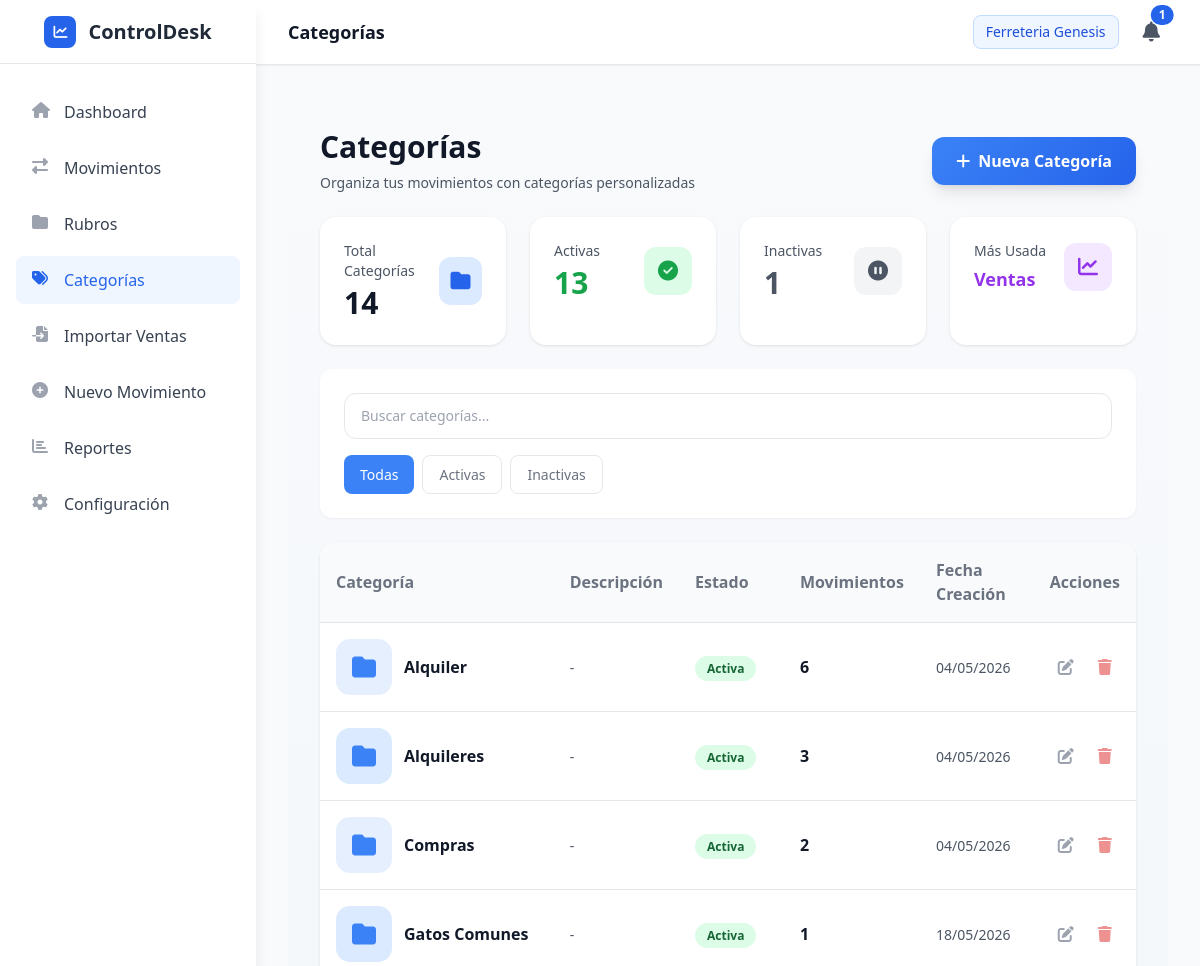
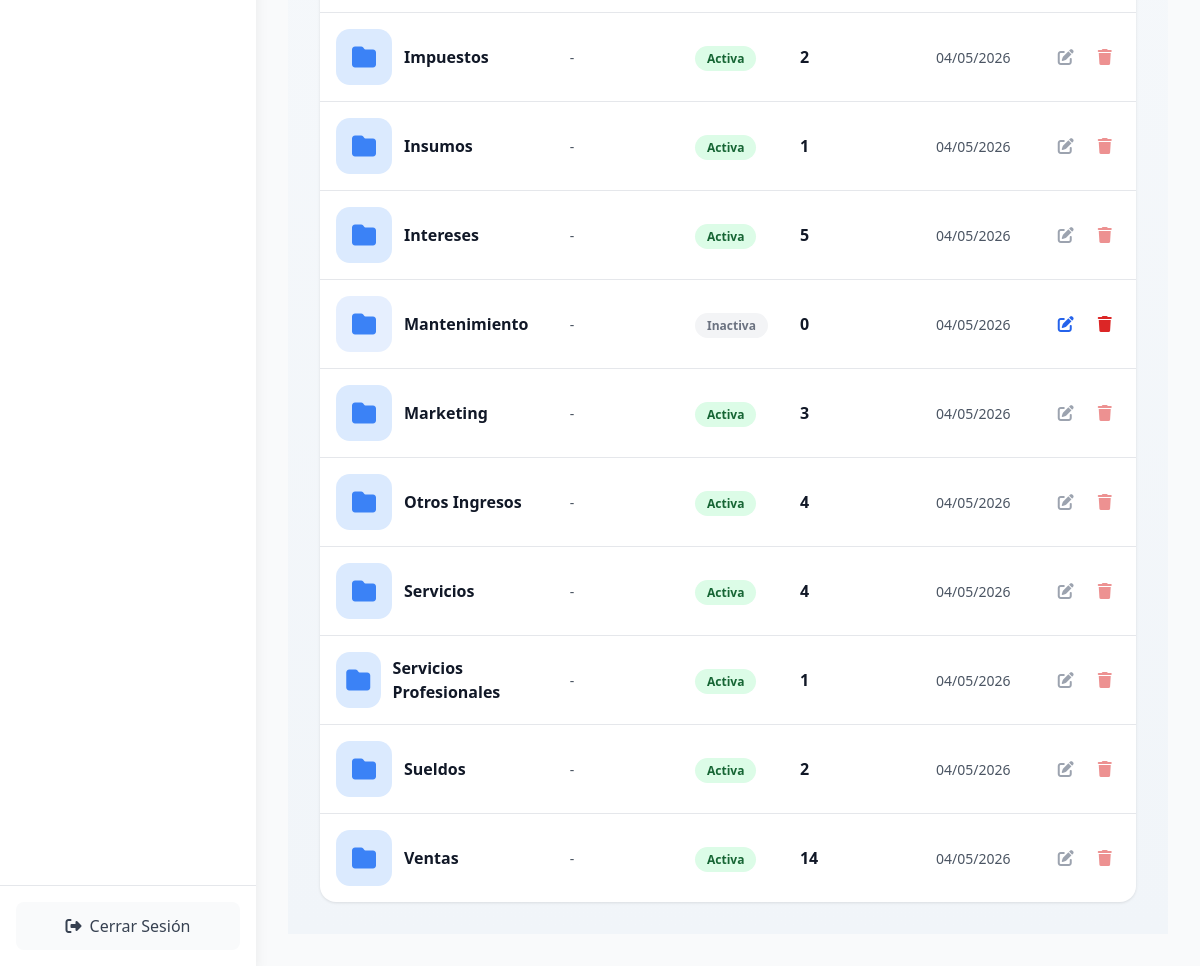
/categorias (signed in), run on the app's committed database (2 pictures, top to bottom).
### app/models/categoria.py (models this page shows, shortened)
class Categoria(db.Model):
    __tablename__ = 'categorias'
    id = db.Column(db.Integer, primary_key=True)
    nombre = db.Column(db.String(100), nullable=False, unique=True)
    descripcion = db.Column(db.Text, nullable=True)
    estado = db.Column(db.String(20), nullable=False, default='activa')  # activa/inactiva
    icono = db.Column(db.String(50), nullable=True)  # FontAwesome icon class
    color = db.Column(db.String(7), nullable=True)  # Hex color code
    empresa_id = db.Column(db.Integer, db.ForeignKey('empresas.id'), nullable=True)
    fecha_creacion = db.Column(db.DateTime, default=datetime.utcnow)
    fecha_actualizacion = db.Column(db.DateTime, default=datetime.utcnow, onupdate=datetime.utcnow)
    movimientos = db.relationship('Movimiento', backref='categoria', lazy=True, cascade='all, delete-orphan')
    def get_movimientos_count(self):
        return len(self.movimientos)
    def to_dict(self):
        return {
            'id': self.id,
            'nombre': self.nombre,
            'descripcion': self.descripcion,
            'estado': self.estado,
            'icono': self.icono,
            'color': self.color,
            'empresa_id': self.empresa_id,
            'fecha_creacion': self.fecha_creacion.isoformat() if self.fecha_creacion else None,
            'fecha_actualizacion': self.fecha_actualizacion.isoformat() if self.fecha_actualizacion else None,
            'movimientos_count': self.get_movimientos_count()
        }

### app/routes/main.py (the view)
@main_bp.route('/categorias')
def categorias():
    if not AuthService.is_logged_in():
        return redirect(url_for('main.login'))
    try:
        empresa_id = session.get('empresa_id')
        search_term = request.args.get('search', '')
        estado_filter = request.args.get('estado', '')
        print(f"Debug - empresa_id: {empresa_id}, search: {search_term}, estado: {estado_filter}")
        metrics = CategoriaService.get_dashboard_metrics(empresa_id)
        print(f"Debug - metrics: {metrics}")
        if search_term:
            categorias = CategoriaService.search_categorias(search_term, empresa_id)
        elif estado_filter:
            categorias = Categoria.query.filter_by(estado=estado_filter, empresa_id=empresa_id).order_by(Categoria.nombre).all()
        else:
            categorias = CategoriaService.get_all_categorias(empresa_id)
        print(f"Debug - categorias count: {len(categorias) if categorias else 0}")
        return render_template('categorias.html',
                             categorias=categorias,
                             metrics=metrics,
                             search_term=search_term,
                             estado_filter=estado_filter)
    except Exception as e:
        print(f"Error en ruta categorías: {str(e)}")
        import traceback
        traceback.print_exc()
        flash(f'Error al cargar las categorías: {str(e)}', 'error')
        return render_template('categorias.html',
                             categorias=[],
                             metrics={},
                             search_term='',
                             estado_filter='')

### app/templates/categorias.html (shortened to what this page needs)
{% extends "base.html" %}
{% block page_title %}Categorías{% endblock %}
{% block content %}
<div class="categorias-container">
    <div class="flex flex-col sm:flex-row sm:items-center sm:justify-between gap-4 mb-6">
        <div>
            <h1 class="text-2xl sm:text-3xl font-bold text-gray-900 mb-2">Categorías</h1>
            <p class="text-gray-600 text-sm">Organiza tus movimientos con categorías personalizadas</p>
        </div>
        <a href="{{ url_for('main.nueva_categoria') }}" class="btn-primary text-white px-4 py-2.5 sm:px-6 sm:py-3 rounded-xl font-semibold shadow-lg hover:shadow-xl inline-flex items-center justify-center w-full sm:w-auto">
            <i class="fas fa-plus mr-2"></i>
            Nueva Categoría
        </a>
    </div>
    {% if metrics %}
    <div class="grid grid-cols-2 sm:grid-cols-4 gap-3 sm:gap-6 mb-6">
        <div class="metric-card">
            <div class="flex items-center justify-between">
                <div>
                    <p class="text-sm text-gray-600 mb-1">Total Categorías</p>
                    <p class="text-3xl font-bold text-gray-900">{{ metrics.total }}</p>
                </div>
                <div class="metric-icon bg-blue-100">
                    <i class="fas fa-folder text-blue-600 text-xl"></i>
                </div>
            </div>
        </div>
        <div class="metric-card">
            <div class="flex items-center justify-between">
                <div>
                    <p class="text-sm text-gray-600 mb-1">Activas</p>
                    <p class="text-3xl font-bold text-green-600">{{ metrics.activas }}</p>
                </div>
                <div class="metric-icon bg-green-100">
                    <i class="fas fa-check-circle text-green-600 text-xl"></i>
                </div>
            </div>
        </div>
        <div class="metric-card">
            <div class="flex items-center justify-between">
                <div>
                    <p class="text-sm text-gray-600 mb-1">Inactivas</p>
                    <p class="text-3xl font-bold text-gray-600">{{ metrics.inactivas }}</p>
                </div>
                <div class="metric-icon bg-gray-100">
                    <i class="fas fa-pause-circle text-gray-600 text-xl"></i>
                </div>
            </div>
        </div>
        <div class="metric-card">
            <div class="flex items-center justify-between">
                <div>
                    <p class="text-sm text-gray-600 mb-1">Más Usada</p>
                    <p class="text-lg font-bold text-purple-600 truncate">
                        {% if metrics.categoria_mas_usada %}
                            {{ metrics.categoria_mas_usada.nombre }}
                        {% else %}
                            -
                        {% endif %}
                    </p>
                </div>
                <div class="metric-icon bg-purple-100">
                    <i class="fas fa-chart-line text-purple-600 text-xl"></i>
                </div>
            </div>
        </div>
    </div>
    {% endif %}
    <div class="bg-white rounded-xl p-4 md:p-6 mb-6 shadow-sm">
        <div class="flex flex-col gap-4">
            <div class="flex-1">
                <input type="text"
                       id="searchInput"
                       class="search-box w-full text-sm"
                       placeholder="Buscar categorías..."
                       value="{{ search_term }}"
                       onkeyup="searchCategories()">
            </div>
            <div class="flex flex-wrap gap-2">
                <button class="filter-btn {% if estado_filter == '' %}active{% endif %}" onclick="filterByEstado('')">
                    Todas
                </button>
                <button class="filter-btn {% if estado_filter == 'activa' %}active{% endif %}" onclick="filterByEstado('activa')">
                    Activas
                </button>
                <button class="filter-btn {% if estado_filter == 'inactiva' %}active{% endif %}" onclick="filterByEstado('inactiva')">
                    Inactivas
                </button>
            </div>
        </div>
    </div>
    {% if categorias %}
    <div class="hidden md:block category-table">
        <table class="w-full">
            <thead>
                <tr>
                    <th>Categoría</th>
                    <th>Descripción</th>
                    <th>Estado</th>
                    <th>Movimientos</th>
                    <th>Fecha Creación</th>
                    <th>Acciones</th>
                </tr>
            </thead>
            <tbody>
                {% for categoria in categorias %}
                <tr>
                    <td>
                        <div class="flex items-center">
                            {% if categoria.icono %}
                            <div class="category-icon mr-3" style="background: {{ categoria.color or '#3b82f6' }}20; color: {{ categoria.color or '#3b82f6' }}">
                                <i class="fas {{ categoria.icono }}"></i>
                            </div>
                            {% else %}
                            <div class="category-icon mr-3" style="background: #dbeafe; color: #3b82f6;">
                                <i class="fas fa-folder"></i>
                            </div>
                            {% endif %}
                            <span class="font-semibold text-gray-900">{{ categoria.nombre }}</span>
                        </div>
                    </td>
                    <td>
                        <span class="text-gray-600 text-sm">
                            {{ categoria.descripcion or '-' }}
                        </span>
                    </td>
                    <td>
                        <span class="status-badge {% if categoria.estado == 'activa' %}status-active{% else %}status-inactive{% endif %}">
                            {{ categoria.estado|capitalize }}
                        </span>
                    </td>
                    <td>
                        <span class="font-semibold text-gray-900">{{ categoria.get_movimientos_count() }}</span>
                    </td>
                    <td>
                        <span class="text-gray-600 text-sm">
                            {{ categoria.fecha_creacion.strftime('%d/%m/%Y') if categoria.fecha_creacion else '-' }}
                        </span>
                    </td>
                    <td>
                        <div class="flex gap-2">
                            {% if categoria.get_movimientos_count() == 0 %}
                            <a href="{{ url_for('main.editar_categoria', categoria_id=categoria.id) }}"
                               class="action-btn p-2 text-blue-600 hover:bg-blue-50 rounded-lg"
                               title="Editar">
                                <i class="fas fa-edit"></i>
                            </a>
                            {% else %}
                            <span class="p-2 text-gray-400 cursor-not-allowed" title="No se puede editar - tiene movimientos asociados">
                                <i class="fas fa-edit"></i>
                            </span>
                            {% endif %}
                            <button onclick="confirmDeleteCategoria({{ categoria.id }}, '{{ categoria.nombre }}', {{ categoria.get_movimientos_count() }})"
                                    class="action-btn p-2 text-red-600 hover:bg-red-50 rounded-lg"
                                    title="Eliminar"
                                    {% if categoria.get_movimientos_count() > 0 %}disabled style="opacity: 0.5; cursor: not-allowed;"{% endif %}>
                                <i class="fas fa-trash"></i>
                            </button>
                        </div>
                    </td>
                </tr>
                {% endfor %}
            </tbody>
        </table>
    </div>
    {% endif %}
</div>
{% endblock %}

### data on the page
Categoria: categoria_mas_usada.nombre "Ventas", nombre "Ventas", descripcion "-", estado "Activa", get_movimientos_count "14", fecha_creacion "04/05/2026"
Categoria: nombre "Alquiler", descripcion "-", estado "Activa", get_movimientos_count "6", fecha_creacion "04/05/2026"
Categoria: nombre "Alquileres", descripcion "-", estado "Activa", get_movimientos_count "3", fecha_creacion "04/05/2026"
Categoria: nombre "Compras", descripcion "-", estado "Activa", get_movimientos_count "2", fecha_creacion "04/05/2026"
Categoria: nombre "Gatos Comunes", descripcion "-", estado "Activa", get_movimientos_count "1", fecha_creacion "18/05/2026"
Categoria: nombre "Impuestos", descripcion "-", estado "Activa", get_movimientos_count "2", fecha_creacion "04/05/2026"
Categoria: nombre "Insumos", descripcion "-", estado "Activa", get_movimientos_count "1", fecha_creacion "04/05/2026"
Categoria: nombre "Intereses", descripcion "-", estado "Activa", get_movimientos_count "5", fecha_creacion "04/05/2026"
Categoria: nombre "Mantenimiento", descripcion "-", estado "Inactiva", get_movimientos_count "0", fecha_creacion "04/05/2026"
Categoria: nombre "Marketing", descripcion "-", estado "Activa", get_movimientos_count "3", fecha_creacion "04/05/2026"
Categoria: nombre "Otros Ingresos", descripcion "-", estado "Activa", get_movimientos_count "4", fecha_creacion "04/05/2026"
Categoria: nombre "Servicios", descripcion "-", estado "Activa", get_movimientos_count "4", fecha_creacion "04/05/2026"
Categoria: nombre "Servicios Profesionales", descripcion "-", estado "Activa", get_movimientos_count "1", fecha_creacion "04/05/2026"
Categoria: nombre "Sueldos", descripcion "-", estado "Activa", get_movimientos_count "2", fecha_creacion "04/05/2026"

### other printed values
{{ session.get('empresa_nombre', 'Empresa') }} "Ferreteria Genesis"
{{ metrics.total }} "14"
{{ metrics.activas }} "13"
{{ metrics.inactivas }} "1"
